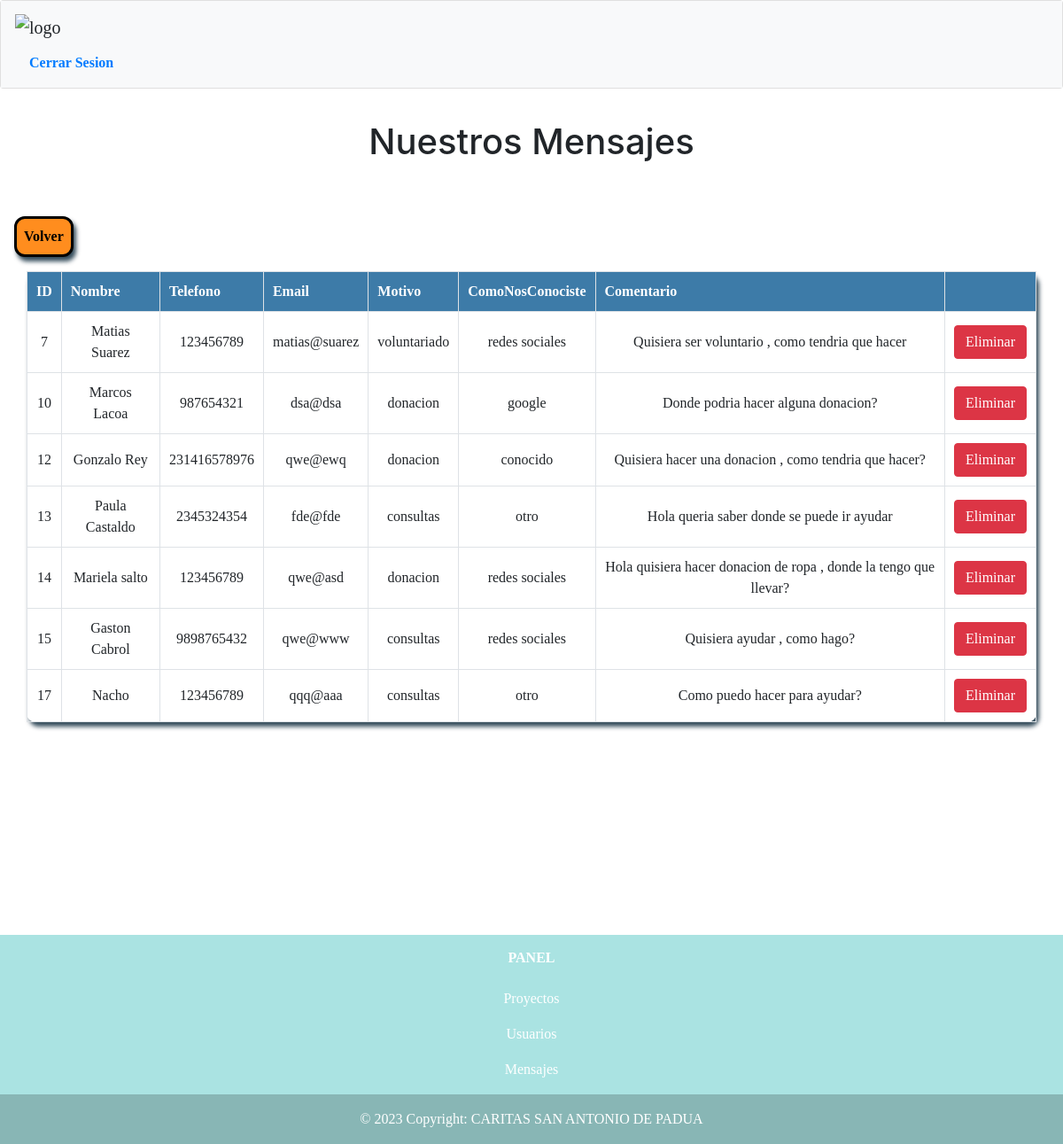
The page /panelAdmin/lista_mensajes.php (signed in) on the database its author committed.
### tables this page shows
CREATE TABLE `mensajes` (
  `id` int(11) NOT NULL,
  `nombre` varchar(255) NOT NULL,
  `telefono` varchar(15) DEFAULT NULL,
  `email` varchar(255) NOT NULL,
  `motivo` varchar(255) DEFAULT NULL,
  `comoNosConociste` varchar(255) DEFAULT NULL,
  `comentario` text DEFAULT NULL,
  `fecha_creacion` timestamp NOT NULL DEFAULT current_timestamp()
);

### panelAdmin/lista_mensajes.php (the view, shortened to what this page needs)
<?php
require_once('../sistemas/headerAdmin.php');
require_once('../config/conexion.php');
$query = mysqli_query($conexion, "SELECT * FROM mensajes");
?>
<!DOCTYPE html>
<html lang="en">
<head>
    <link rel="stylesheet" type="text/css" href="../css/estilo.css">
    <link rel="stylesheet" href="https://maxcdn.bootstrapcdn.com/bootstrap/4.0.0/css/bootstrap.min.css"
>
</head>
<body>
    <br>
    <h1>Nuestros Mensajes</h1>
    <br>
    <div class="d-flex align-content-start m-3">
        <a class="btn p-2 " href="indexAdmin.php"
            style="color:black; font-weight:bold; text-decoration:none; border-radius : 12px; box-shadow: 3px 5px 5px rgba(3, 32, 51, .8);border: solid;">Volver</a>
    </div>
    <section id="container">
        <table class="container table-bordered"
            style="border-radius:10px; box-shadow: 3px 5px 5px rgba(3, 32, 51, .8);">
            <tr>
                <th>ID</th>
                <th>Nombre</th>
                <th>Telefono</th>
                <th>Email</th>
                <th>Motivo</th>
                <th>ComoNosConociste</th>
                <th>Comentario</th>
                <th></th>
            </tr>
            <?php
            if ($query && mysqli_num_rows($query) > 0) {
                while ($data = mysqli_fetch_assoc($query)) {
                    echo '<tr>';
                    echo '<td>' . $data["id"] . '</td>';
                    echo '<td>' . $data["nombre"] . '</td>';
                    echo '<td>' . $data["telefono"] . '</td>';
                    echo '<td>' . $data["email"] . '</td>';
                    echo '<td>' . $data["motivo"] . '</td>';
                    echo '<td>' . $data["comoNosConociste"] . '</td>';
                    echo '<td>' . $data["comentario"] . '</td>';
                    echo '<td>';
                    echo '<button class="btn btn-danger btn-eliminar" data-id="' . $data['id'] . '">Eliminar</button>';
                    echo '</td>';
                    echo '</tr>';
                }
            } else {
                echo '<tr><td colspan="8">No se encontraron mensajes.</td></tr>';
            }
            ?>
        </table>
    </section>
    <br>
    <br>
    <br>
    <br>
    <br>
    <br>
    <br>
    <br>
    <br>
    <br>
    <?php require_once('../sistemas/footerAdmin.php'); ?>
</body>
</html>

### sistemas/headerAdmin.php (shortened to what this page needs)
<!DOCTYPE html>
<html lang="en">
<head>
    <link rel="stylesheet" type="text/css" href="../css/estilo.css">
    <link rel="stylesheet" href="https://maxcdn.bootstrapcdn.com/bootstrap/4.0.0/css/bootstrap.min.css"
>
    <link rel="stylesheet" href="https://stackpath.bootstrapcdn.com/bootstrap/4.5.2/css/bootstrap.min.css">
</head>
<body>
    <header class="card text-center">
        <nav class="navbar navbar-light bg-light">
            <div class="container m-0 p-0">
                <a class="navbar-brand">
                    <img src="../img/caritas_icono.ico" width="60" height="60" alt="logo">
                </a>
            </div>
            <a class="nav-link " href="../config/desconectar.php" style="font-weight:bold;">Cerrar Sesion</a>
        </nav>
    </header>

### sistemas/footerAdmin.php (shortened to what this page needs)
<div>
    <footer class="text-center text-lg-start text-white" style="background-color: #AAE3E2">
        <div class="container p-0 pb-0">
            <section class="">
                <div class="row">
                    <div class="col-md-2 col-lg-2 col-xl-2 mx-auto mt-3">
                        <h6 class="text-uppercase mb-4 font-weight-bold">Panel</h6>
                        <p>
                            <a href="../panelAdmin/adminProyecto.php" class="text-white">Proyectos</a>
                        </p>
                        <p>
                            <a href="../usuarios/lista_usuarios.php" class="text-white">Usuarios</a>
                        </p>
                        <p>
                            <a href="../panelAdmin/lista_mensajes.php" class="text-white">Mensajes</a>
                        </p>
                    </div>
                </div>
            </section>
        </div>
        <div class="text-center p-3" style="background-color: rgba(0, 0, 0, 0.2)">
            © 2023 Copyright:
            <a class="text-white" href="https://mdbootstrap.com/">CARITAS SAN ANTONIO DE PADUA</a>
        </div>
    </footer>
</div>
<link rel="stylesheet" href="https://use.fontawesome.com/releases/v5.11.2/css/all.css" />
</body>
</html>

### css/estilo.css (style rules this page uses)
.btn { background-color: #ff8d1e; color:#fff; }
* { padding: 0; margin: 0; font-family: century gothic; text-align: center; }
h1 { text-align: center; padding: 12px; color: #444 }
table { border-collapse: collapse; font-size: 12pt; font-family: 'arial'; width: 100%; }
table th { text-align: left; padding: 10px; background: #3d7ba8; color: #FFF; }
table tr:nth-child(odd) { background: #FFF; }
table td { padding: 10px; }

### rows shown on the page
mensajes: id "7", nombre "Matias Suarez", telefono "123456789", email "matias@suarez", motivo "voluntariado", comoNosConociste "redes sociales", comentario "Quisiera ser voluntario , como tendria que hacer"
mensajes: id "10", nombre "Marcos Lacoa", telefono "987654321", email "dsa@dsa", motivo "donacion", comoNosConociste "google", comentario "Donde podria hacer alguna donacion?"
mensajes: id "12", nombre "Gonzalo Rey", telefono "231416578976", email "qwe@ewq", motivo "donacion", comoNosConociste "conocido", comentario "Quisiera hacer una donacion , como tendria que hacer?"
mensajes: id "13", nombre "Paula Castaldo", telefono "2345324354", email "fde@fde", motivo "consultas", comoNosConociste "otro", comentario "Hola queria saber donde se puede ir ayudar"
mensajes: id "14", nombre "Mariela salto", telefono "123456789", email "qwe@asd", motivo "donacion", comoNosConociste "redes sociales", comentario "Hola quisiera hacer donacion de ropa , donde la tengo que llevar?"
mensajes: id "15", nombre "Gaston Cabrol", telefono "9898765432", email "qwe@www", motivo "consultas", comoNosConociste "redes sociales", comentario "Quisiera ayudar , como hago?"
mensajes: id "17", nombre "Nacho", telefono "123456789", email "qqq@aaa", motivo "consultas", comoNosConociste "otro", comentario "Como puedo hacer para ayudar?"
